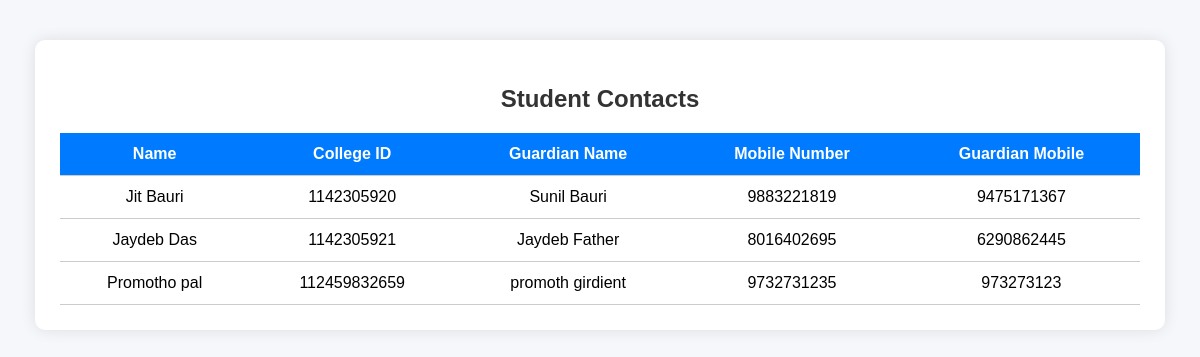
/manager/view_students.php (signed in), run on the app's committed database.
### tables this page shows
CREATE TABLE `students` (
  `id` int(11) NOT NULL,
  `name` varchar(100) DEFAULT NULL,
  `college_id` varchar(50) DEFAULT NULL,
  `password` varchar(100) DEFAULT NULL,
  `university_id` varchar(50) DEFAULT NULL,
  `guardian_name` varchar(100) DEFAULT NULL,
  `mobile_number` varchar(15) DEFAULT NULL,
  `guardian_mobile_number` varchar(15) DEFAULT NULL,
  `course` varchar(50) DEFAULT NULL,
  `photo` varchar(255) DEFAULT NULL,
  `room_number` int(11) DEFAULT NULL,
  `is_alumni` tinyint(1) DEFAULT 0
);

### manager/view_students.php (the view, shortened to what this page needs)
<?php
require_once('../include/dbConnect.php');
$sql = "SELECT name, college_id, guardian_name, mobile_number, guardian_mobile_number FROM students";
$result = $conn->query($sql);
?>
<!DOCTYPE html>
<html lang="en">
<head>
    <link rel="stylesheet" href="css2/view_students.css">
</head>
<body>
    <div class="container">
        <h2>Student Contacts</h2>
        <table>
            <thead>
                <tr>
                    <th>Name</th>
                    <th>College ID</th>
                    <th>Guardian Name</th>
                    <th>Mobile Number</th>
                    <th>Guardian Mobile</th>
                </tr>
            </thead>
            <tbody>
                <?php if ($result->num_rows > 0): ?>
                    <?php while ($row = $result->fetch_assoc()): ?>
                        <tr>
                            <td><?php echo htmlspecialchars($row['name']); ?></td>
                            <td><?php echo htmlspecialchars($row['college_id']); ?></td>
                            <td><?php echo htmlspecialchars($row['guardian_name']); ?></td>
                            <td><?php echo htmlspecialchars($row['mobile_number']); ?></td>
                            <td><?php echo htmlspecialchars($row['guardian_mobile_number']); ?></td>
                        </tr>
                    <?php endwhile; ?>
                <?php else: ?>
                    <tr><td colspan="5">No student data found.</td></tr>
                <?php endif; ?>
            </tbody>
        </table>
    </div>
</body>
</html>

### manager/css2/view_students.css (style rules this page uses)
body { font-family: Arial, sans-serif; background-color: #f5f7fa; margin: 0; padding: 0; }
.container { max-width: 90%; margin: 40px auto; background-color: #fff; padding: 25px; border-radius: 10px; box-shadow: 0 0 15px rgba(0,0,0,0.1); }
h2 { text-align: center; color: #333; margin-bottom: 20px; }
table { width: 100%; border-collapse: collapse; }
thead { background-color: #007BFF; color: white; }
th, td { padding: 12px; text-align: center; border-bottom: 1px solid #ccc; }

### data on the page
students: name "Jit Bauri", college "1142305920", guardian_name "Sunil Bauri", mobile_number "9883221819", guardian_mobile_number "9475171367"
students: name "Jaydeb Das", college "1142305921", guardian_name "Jaydeb Father", mobile_number "8016402695", guardian_mobile_number "6290862445"
students: name "Promotho pal", college "112459832659", guardian_name "promoth girdient", mobile_number "9732731235", guardian_mobile_number "973273123"
